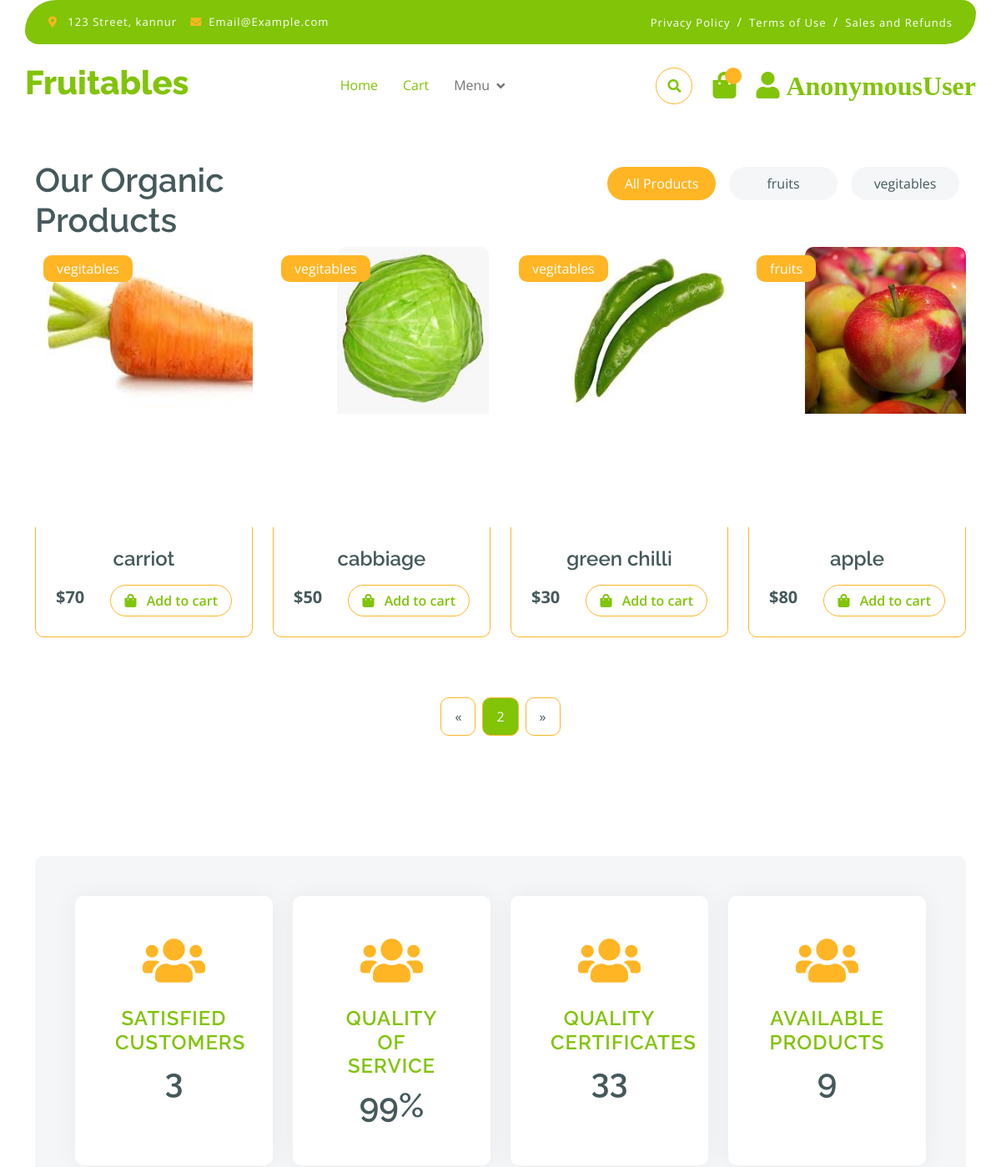
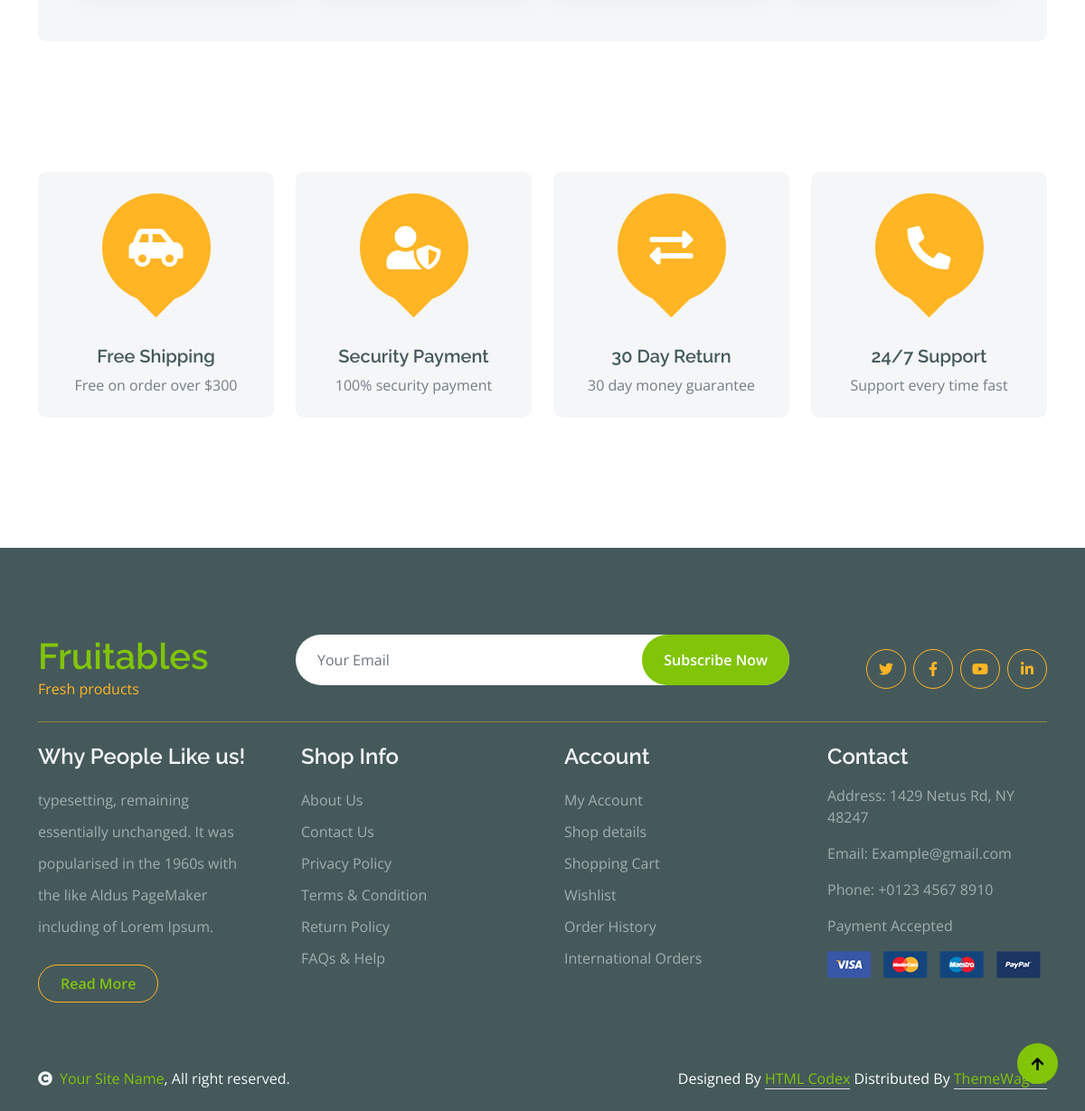
Screenshot of /?page=2 with the database file from the repository (2 pictures, top to bottom).
### app/models.py (models this page shows, shortened)
class Category(models.Model):
    name = models.CharField(max_length=50)
    def __str__(self):
        return self.name

class Product(models.Model):
    name = models.CharField(max_length=50, blank=True, null=True)
    desc = models.TextField(blank=True, null=True)
    price = models.IntegerField(blank=True, null=True)
    image = models.ImageField(
        upload_to='images', default='image not available')
    thumbnails = models.ImageField(upload_to='thumbnail', blank=True)
    categ = models.ForeignKey(
        'category', on_delete=models.CASCADE, blank=True, null=True)
    created = models.DateTimeField(auto_now=True)
    class Meta:
        ordering = ['-created']

### app/views.py (the view)
# urls.py: path('',index,name='index'),
@cache_page(60 * 15)
def index(request, **kwargs):
    user = User.objects.all().count()
    category = Category.objects.all()
    products = Product.objects.select_related('categ').all()
    total_products = products.count()
    p = Paginator(products, 4)
    page_number = request.GET.get('page')
    try:
        page_obj = p.get_page(page_number)
    except PageNotAnInteger:
        page_obj = p.page(1)
    except EmptyPage:
        page_obj = p.page(p.num_pages)
    context = {'category': category,
               'user': user, 'total_products': total_products, 'page_obj': page_obj, }
    return render(request, 'products.html', context)

### templates/products.html (shortened to what this page needs)
{% extends "index.html" %}
{% block products %}
<br>
<br>
<br><br>
<div class="container-fluid fruite py-5">
    <div class="container py-5">
        <div class="tab-class text-center">
            <div class="row g-4">
                <div class="col-lg-4 text-start">
                    <h1>Our Organic Products</h1>
                </div>
                <div class="col-lg-8 text-end">
                    <ul class="nav nav-pills d-inline-flex text-center mb-5">
                        <li class="nav-item">
                            <a class="d-flex m-2 py-2 bg-light rounded-pill active" data-bs-toggle="pill" href="{% url 'index' %}">
                                <span class="text-dark" style="width: 130px;">All Products</span>
                            </a>
                        </li>
                        {% for i in category  %}
                          <li class="nav-item">
                            <a class="d-flex py-2 m-2 bg-light rounded-pill"  href="{% url 'productfilter' i.id %}">
                                <span class="text-dark" style="width: 130px;">{{i.name}}</span>
                            </a>
                        </li>
                        {% endfor %}
                    </ul>
                </div>
            </div>
              <div class="tab-content">
                <div id="tab-1" class="tab-pane fade show p-0 active">
                    <div class="row g-4">
                        <div class="col-lg-12">
                            <div class="row g-4">
                              {% for i in page_obj  %}
                                <div class="col-md-6 col-lg-4 col-xl-3" >
                                  <a href="{% url 'shopdetails' i.id %}">
                                    <div class="rounded position-relative fruite-item" >
                                        <div class="fruite-img">
                                            <img src="{{i.image.url}}" class="img-fluid  rounded-top" alt="" style="height: 200px; ">
                                        </div>
                                        <div class="text-white bg-secondary px-3 py-1 rounded position-absolute" style="top: 10px; left: 10px;">{{i.categ}}</div>
                                        <div class="p-4 border border-secondary border-top-0 rounded-bottom">
                                            <h4>{{i.name}}</h4>
                                            <div class="d-flex justify-content-between flex-lg-wrap">
                                                <p class="text-dark fs-5 fw-bold mb-0"> ${{i.price}}</p>
                                                <a href="{% url 'addtocart' i.id %}" class="btn border border-secondary rounded-pill px-3 text-primary"><i class="fa fa-shopping-bag me-2 text-primary"></i> Add to cart</a>
                                            </div>
                                        </div>
                                    </div>
                                  </a>
                                </div>
                              {%endfor%}
                              <center>
                                <div class="pagination d-flex justify-content-center mt-5">
                                {%if page_obj.has_previous %}
                                  <a href="?page={{page_obj.previous_page_number}}" class="rounded">&laquo;</a>
                                {% endif %}
                                <a href="#" class="active rounded">{{page_obj.number}}</a>
                                {%if page_obj.has_next %}
                                  <a href="?page={{page_obj.next_page_number}}" class="rounded">&raquo;</a>
                                {% endif %}</div>
                                </center>
                            </div>
                        </div>
                    </div>
                </div>
            </div>
        </div>
    </div>
  </div>
  <div class="container-fluid py-5">
    <div class="container">
      <div class="bg-light p-5 rounded">
        <div class="row g-4 justify-content-center">
          <div class="col-md-6 col-lg-6 col-xl-3">
            <div class="counter bg-white rounded p-5">
              <i class="fa fa-users text-secondary"></i>
              <h4>satisfied customers</h4>
              <h1>{{user}}</h1>
            </div>
          </div>
          <div class="col-md-6 col-lg-6 col-xl-3">
            <div class="counter bg-white rounded p-5">
              <i class="fa fa-users text-secondary"></i>
              <h4>quality of service</h4>
              <h1>99%</h1>
            </div>
          </div>
          <div class="col-md-6 col-lg-6 col-xl-3">
            <div class="counter bg-white rounded p-5">
              <i class="fa fa-users text-secondary"></i>
              <h4>quality certificates</h4>
              <h1>33</h1>
            </div>
          </div>
          <div class="col-md-6 col-lg-6 col-xl-3">
            <div class="counter bg-white rounded p-5">
              <i class="fa fa-users text-secondary"></i>
              <h4>Available Products</h4>
              <h1>{{total_products}}</h1>
            </div>
          </div>
        </div>
      </div>
    </div>
  </div>
     <div class="container-fluid featurs py-5">
      <div class="container py-5">
        <div class="row g-4">
          <div class="col-md-6 col-lg-3">
            <div class="featurs-item text-center rounded bg-light p-4">
              <div
                class="featurs-icon btn-square rounded-circle bg-secondary mb-5 mx-auto"
              >
                <i class="fas fa-car-side fa-3x text-white"></i>
              </div>
              <div class="featurs-content text-center">
                <h5>Free Shipping</h5>
                <p class="mb-0">Free on order over $300</p>
              </div>
            </div>
          </div>
          <div class="col-md-6 col-lg-3">
            <div class="featurs-item text-center rounded bg-light p-4">
              <div
                class="featurs-icon btn-square rounded-circle bg-secondary mb-5 mx-auto"
              >
                <i class="fas fa-user-shield fa-3x text-white"></i>
              </div>
              <div class="featurs-content text-center">
                <h5>Security Payment</h5>
                <p class="mb-0">100% security payment</p>
              </div>
            </div>
          </div>
          <div class="col-md-6 col-lg-3">
            <div class="featurs-item text-center rounded bg-light p-4">
              <div
                class="featurs-icon btn-square rounded-circle bg-secondary mb-5 mx-auto"
              >
                <i class="fas fa-exchange-alt fa-3x text-white"></i>
              </div>
              <div class="featurs-content text-center">
                <h5>30 Day Return</h5>
                <p class="mb-0">30 day money guarantee</p>
              </div>
            </div>
          </div>
          <div class="col-md-6 col-lg-3">
            <div class="featurs-item text-center rounded bg-light p-4">
              <div
                class="featurs-icon btn-square rounded-circle bg-secondary mb-5 mx-auto"
              >
                <i class="fa fa-phone-alt fa-3x text-white"></i>
              </div>
              <div class="featurs-content text-center">
                <h5>24/7 Support</h5>
                <p class="mb-0">Support every time fast</p>
              </div>
            </div>
          </div>
        </div>
      </div>
    </div>
{% endblock products %}

### static/css1/style.css (style rules this page uses)
.btn { font-weight: 600; transition: .5s; }
.btn-square { width: 32px; height: 32px; }
.btn-square, .btn-sm-square, .btn-md-square, .btn-lg-square { padding: 0; display: flex; align-items: center; justify-content: center; font-weight: normal; }
.btn.border-secondary { transition: 0.5s; }
.featurs .featurs-item .featurs-icon { position: relative; width: 120px; height: 120px; }
.featurs .featurs-item .featurs-icon::after { content: ""; width: 35px; height: 35px; background: var(--bs-secondary); position: absolute; bottom: -10px; transform: translate(-50%); transform: rotate(45deg); background: var(--bs-secondary); }
.fruite .tab-class .nav-item a.active { background: var(--bs-secondary) !important; }
.fruite .tab-class .nav-item a.active span { color: var(--bs-white) !important; }
.fruite .fruite-item { height: 100%; transition: 0.5s; }
.fruite-img { overflow: hidden; transition: 0.5s; border-radius: 10px 10px 0 0; width: 336px; height: 336px; }
.fruite .fruite-item { overflow: hidden; transition: 0.5s; border-radius: 10px 10px 0 0; }
.fruite .fruite-item .fruite-img img { transition: 0.5s; }
.counter { height: 100%; text-align: center; box-shadow: 0 0 30px rgba(0, 0, 0, 0.05); }
.counter i { font-size: 60px; margin-bottom: 25px; }
.counter h4 { color: var(--bs-primary); letter-spacing: 1px; text-transform: uppercase; }
.counter h1 { margin-bottom: 0; }
.pagination { display: inline-block; }
.pagination a { color: var(--bs-dark); padding: 10px 16px; text-decoration: none; transition: 0.5s; border: 1px solid var(--bs-secondary); margin: 0 4px; }
.pagination a.active { background-color: var(--bs-primary); color: var(--bs-light); border: 1px solid var(--bs-secondary); }

### rows the page displays
Category: name "fruits"
Category: name "vegitables"
Product: image (picture), categ "vegitables", name "carriot", price "70"
Product: image (picture), categ "vegitables", name "cabbiage", price "50"
Product: image (picture), categ "vegitables", name "green chilli", price "30"
Product: image (picture), categ "fruits", name "apple", price "80"

### other values shown
{{ request.user }} "AnonymousUser"
{{ page_obj.number }} "2"
{{ user }} "3"
{{ total_products }} "9"
